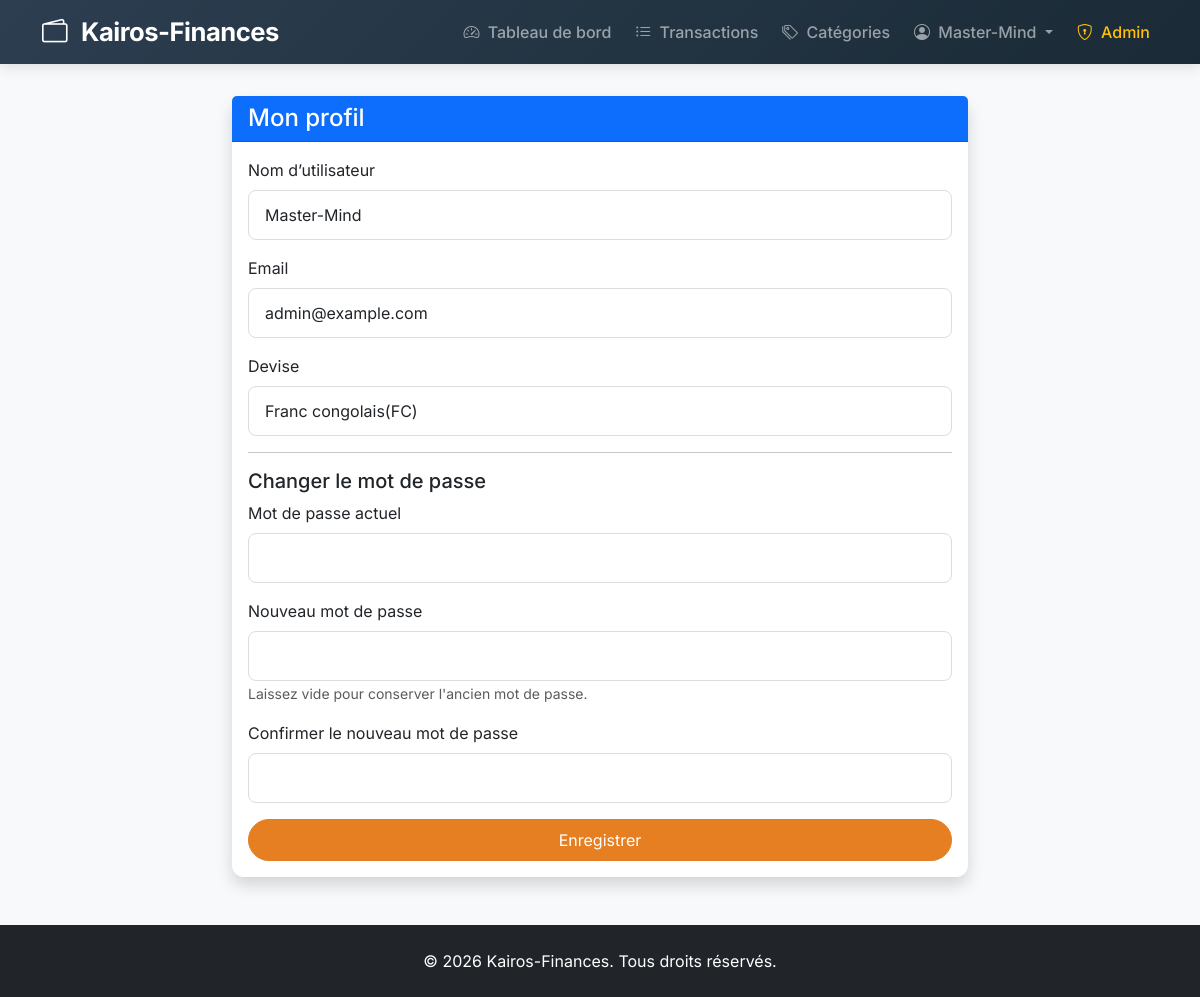
The app's page /profile (signed in) with its own data.
### app/models.py (models this page shows, shortened)
class User(UserMixin, db.Model):
    __tablename__ = 'user'
    id = db.Column(db.Integer, primary_key=True)
    username = db.Column(db.String(80), unique=True, nullable=False)
    email = db.Column(db.String(120), unique=True, nullable=False)
    password_hash = db.Column(db.String(128))
    currency = db.Column(db.String(3), nullable=False, default='EUR')
    is_admin = db.Column(db.Boolean, default=False)
    date_created = db.Column(db.DateTime, default=datetime.utcnow)
    transactions = db.relationship('Transaction', backref='user', lazy='dynamic')
    categories = db.relationship('Category', backref='owner', lazy='dynamic')

### app/auth.py (the view, shortened to what this page needs)
@bp.route('/profile', methods=['GET', 'POST'])
@login_required
def profile():
    form = CurrencyForm()
    form.username.data = current_user.username
    form.email.data = current_user.email
    form.currency.data = current_user.currency
    return render_template('auth/profile.html', form=form)

### app/forms.py
class CurrencyForm(FlaskForm):
    username = StringField('Nom d’utilisateur', validators=[DataRequired(), Length(min=2, max=80)])
    email = StringField('Email', validators=[DataRequired(), Email()])
    current_password = PasswordField('Mot de passe actuel', validators=[DataRequired()])
    new_password = PasswordField('Nouveau mot de passe', validators=[Optional(), Length(min=6)])
    confirm_new_password = PasswordField('Confirmer le nouveau mot de passe', validators=[EqualTo('new_password', message='Les mots de passe ne correspondent pas.')])
    currency = SelectField('Devise', choices=[
        ('EUR', 'Euro (€)'),
        ('USD', 'Dollar ($)'),
        ('GBP', 'Livre sterling (£)'),
        ('CHF', 'Franc suisse (CHF)'),
        ('JPY', 'Yen (¥)'),
        ('CAD', 'Dollar canadien (C$)'),
        ('AUD', 'Dollar australien (A$)'),
        ('CNY', 'Yuan (¥)'),
        ('INR', 'Roupie indienne (₹)'),
        ('BRL', 'Real brésilien (R$)'),
        ('XOF', 'Franc CFA (CFA)'),
        ('FC', 'Franc congolais(FC)'),
    ])
    submit = SubmitField('Enregistrer')

### app/templates/auth/profile.html (shortened to what this page needs)
{% extends 'base.html' %}
{% block content %}
<div class="container mt-4">
    <div class="row justify-content-center">
        <div class="col-md-8">
            <div class="card shadow">
                <div class="card-header bg-primary text-white">
                    <h4 class="mb-0">Mon profil</h4>
                </div>
                <div class="card-body">
                    <form method="POST">
                        <div class="mb-3">
                            {{ form.username.label(class="form-label") }}
                            {{ form.username(class="form-control") }}
                        </div>
                        <div class="mb-3">
                            {{ form.email.label(class="form-label") }}
                            {{ form.email(class="form-control") }}
                        </div>
                        <div class="mb-3">
                            {{ form.currency.label(class="form-label") }}
                            {{ form.currency(class="form-control") }}
                        </div>
                        <hr>
                        <h5>Changer le mot de passe</h5>
                        <div class="mb-3">
                            {{ form.current_password.label(class="form-label") }}
                            {{ form.current_password(class="form-control") }}
                        </div>
                        <div class="mb-3">
                            {{ form.new_password.label(class="form-label") }}
                            {{ form.new_password(class="form-control") }}
                            <small class="text-muted">Laissez vide pour conserver l'ancien mot de passe.</small>
                        </div>
                        <div class="mb-3">
                            {{ form.confirm_new_password.label(class="form-label") }}
                            {{ form.confirm_new_password(class="form-control") }}
                        </div>
                        <div class="d-grid">
                            {{ form.submit(class="btn btn-primary") }}
                        </div>
                    </form>
                </div>
            </div>
        </div>
    </div>
</div>
{% endblock %}

### app/templates/base.html (shortened to what this page needs)
<!DOCTYPE html>
<html lang="fr">
<head>
    <link href="https://cdn.jsdelivr.net/npm/bootstrap@5.3.0/dist/css/bootstrap.min.css" rel="stylesheet">
    <link rel="stylesheet" href="https://cdn.jsdelivr.net/npm/bootstrap-icons@1.11.3/font/bootstrap-icons.min.css">
    <link rel="stylesheet" href="{{ url_for('static', filename='css/style.css') }}">
</head>
<body>
    <nav class="navbar navbar-expand-lg navbar-dark fixed-top">
        <div class="container">
            <a class="navbar-brand" href="{{ url_for('main.index') }}">
                <i class="bi bi-wallet2 me-2"></i>
                <span class="fw-bold">Kairos-Finances</span>
            </a>
            <div class="collapse navbar-collapse" id="navbarNav">
                <ul class="navbar-nav ms-auto">
                    {% if current_user.is_authenticated %}
                        <li class="nav-item">
                            <a class="nav-link" href="{{ url_for('main.dashboard') }}">
                                <i class="bi bi-speedometer2 me-1"></i> Tableau de bord
                            </a>
                        </li>
                        <li class="nav-item">
                            <a class="nav-link" href="{{ url_for('transactions.list_transactions') }}">
                                <i class="bi bi-list-ul me-1"></i> Transactions
                            </a>
                        </li>
                        <li class="nav-item">
                            <a class="nav-link" href="{{ url_for('transactions.list_categories') }}">
                                <i class="bi bi-tags me-1"></i> Catégories
                            </a>
                        </li>
                        <li class="nav-item dropdown">
                            <a class="nav-link dropdown-toggle" href="javascript:void(0)" id="navbarDropdown" role="button" data-bs-toggle="dropdown" aria-expanded="false">
                                <i class="bi bi-person-circle me-1"></i> {{ current_user.username }}
                            </a>
                        </li>
                        {% if current_user.is_admin %}
                        <li class="nav-item">
                            <a class="nav-link text-warning" href="{{ url_for('admin.dashboard') }}">
                                <i class="bi bi-shield-lock me-1"></i> Admin
                            </a>
                        </li>
                        {% endif %}
                    {% endif %}
                </ul>
            </div>
        </div>
    </nav>
    <main class="pt-5 mt-4">
        {% block content %}{% endblock %}
    </main>
    <footer class="bg-dark text-white py-4 mt-5">
        <div class="container text-center">
            <p class="mb-0">&copy; 2026 Kairos-Finances. Tous droits réservés.</p>
        </div>
    </footer>
</body>
</html>

### app/static/css/style.css (style rules this page uses)
:root { --primary: #2c3e50; --primary-dark: #1a2a36; --secondary: #e67e22; --light: #ecf0f1; --dark: #2c3e50; --accent: #f1c40f; }
body { font-family: 'Inter', sans-serif; background-color: #f8f9fa; color: #333; }
.navbar { background: linear-gradient(135deg, var(--primary), var(--primary-dark)); box-shadow: 0 4px 12px rgba(0,0,0,0.1); transition: all 0.3s ease; }
.navbar-brand { font-size: 1.6rem; font-weight: 600; letter-spacing: -0.5px; transition: transform 0.3s; }
.nav-link { font-weight: 500; margin-left: 0.5rem; padding: 0.5rem 1rem; border-radius: 8px; transition: all 0.3s; }
.card { border: none; border-radius: 12px; transition: transform 0.3s, box-shadow 0.3s; }
.btn-primary { background-color: var(--secondary); border-color: var(--secondary); border-radius: 30px; padding: 0.5rem 1.5rem; transition: all 0.3s; }
.form-control { border-radius: 8px; border: 1px solid #ddd; padding: 0.75rem 1rem; }

### records on screen
User: username "Master-Mind", email "admin@example.com", currency "Franc congolais(FC)"
